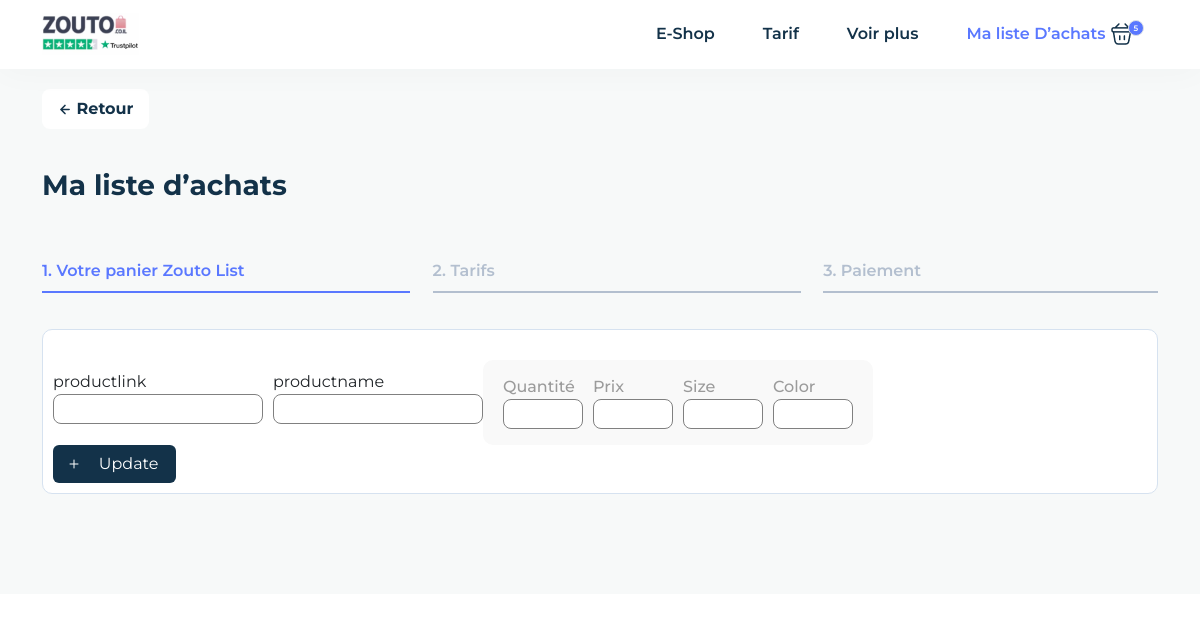
The page /edit.php?id=5 on the database as committed earlier.
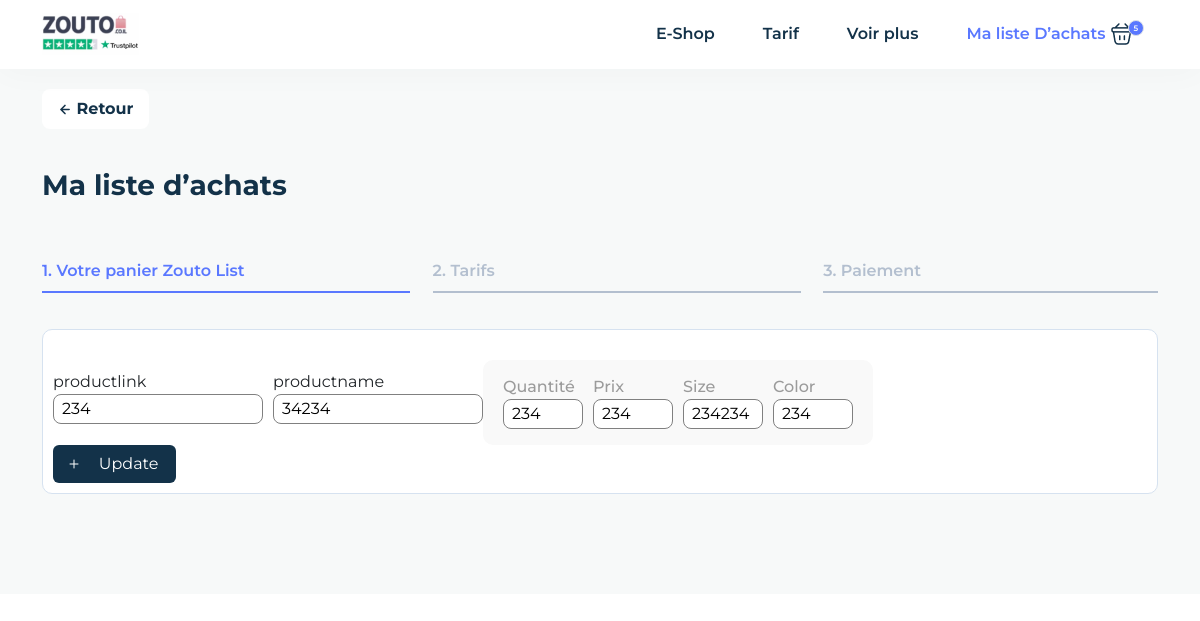
The same page on the database as committed later.
### tables this page shows
CREATE TABLE products ( imageName TEXT, location TEXT, productname STRING, productlink TEXT, quantite NUMBER, price FLOAT, size STRING, color STRING );

### edit.php (the view, shortened to what this page needs)
<?php
	include 'dbconfig.php';
	$sql = "SELECT rowid, * FROM products WHERE rowid = '".$_GET['id']."'";
	$query = $db->query($sql);
	$row = $query->fetchArray();
?>
<!DOCTYPE html>
<html lang="en">
<head>
    <link href="https://cdn.jsdelivr.net/npm/bootstrap@5.2.1/dist/css/bootstrap.min.css" rel="stylesheet">
    <link rel="stylesheet" href="https://cdnjs.cloudflare.com/ajax/libs/font-awesome/5.15.1/css/all.min.css" />
    <link rel="stylesheet" href="https://cdnjs.cloudflare.com/ajax/libs/font-awesome/5.15.1/css/fontawesome.min.css" />
    <link href="style.css" type="text/css" rel="stylesheet">
</head>
<body>
<nav class="navbar navbar-expand-lg">
    <div class="container">
        <a class="navbar-brand" href="#"><img src="images/logo.png" alt=""></a>
        <div class="collapse navbar-collapse" id="navbarSupportedContent">
            <ul class="navbar-nav mb-2 mb-lg-0">
                <li class="nav-item mx-3">
                    <a class="nav-link" href="#">E-Shop</a>
                </li>
                <li class="nav-item mx-3">
                    <a class="nav-link" href="#">Tarif</a>
                </li>
                <li class="nav-item mx-3">
                    <a class="nav-link" href="">Voir plus</a>
                </li>
                <li class="nav-item mx-3">
                    <a class="nav-link nav-link-2" href="">Ma liste D’achats
                        <img src="images/bag.png" class="basket position-relative" alt="">
                        <span class="circle position-absolute start-25 border rounded-circle">
                          <span class="num">5</span>
                        </span>
                    </a>
                </li>
            </ul>
        </div>
    </div>
</nav>
<main class="main">
    <div class="container">
        <div class="retour">
            <a href=""><img src="images/arrow-left.png" alt="">&nbsp;Retour</a>
        </div>
        <h3 class="heading">Ma liste d’achats</h3>
        <div class="steps-div">
            <div class="active">
                <p>1. Votre panier Zouto List</p>
            </div>
            <div class="two">
                <p>2. Tarifs</p>
            </div>
            <div class="two">
                <p>3. Paiement</p>
            </div>
        </div>
        <div class="row" onclick="detectevent()" >
               <form method="POST" >
                    <div class="box">
                        <div class="description " >
                            <div class="d-1" style="margin-top:20px;">
                                <div style="margin-top:10px;">
                                    <label for="productlink">productlink</label>
                                   <input type="text" id="productlink" name="productlink" value="<?php echo $row['productlink']; ?>" style="border:1px solid gray;  border-radius: 8px; padding:2px 8px; ">
                                </div>
                            <div class="d-1">
                                <div style="margin-left:10px; margin-top:10px; " >
                                    <label for="productname">productname</label><br>
                                 <input type="text" id="productname" name="productname" value="<?php echo $row['productname']; ?>" style="border:1px solid gray;  border-radius: 8px; padding:2px 8px; " >
                             </div>
                            <div class="points">
                                <div >
                                    <p class="pp-1">Quantité <br><input type="number" name="quantite" value="<?php echo $row['quantite']; ?>" style="border:1px solid gray; width: 80px; border-radius: 8px; padding:2px 8px;"></p>
                                </div>
                                <div style="margin-left:10px;">
                                    <p class="pp-1">Prix <br> <input type="number" name="price" value="<?php echo $row['price']; ?>" style="border:1px solid gray; width: 80px; border-radius: 8px; padding:2px 8px;"></p>
                                </div>
                                <div style="margin-left:10px;">
                                    <p class="pp-1">Size <br><input type="text" name="size" value="<?php echo $row['size']; ?>" style="border:1px solid gray; width: 80px; border-radius: 8px; padding:2px 8px;"></p>
                                </div>
                                <div style="margin-left:10px;">
                                    <p class="pp-1">Color <br> <input type="text" name="color" value="<?php echo $row['color']; ?>" style="border:1px solid gray; width: 80px; border-radius: 8px; padding:2px 8px;"></p>
                                </div>
                            </div>
                        </div>
                    </div>
                    <div>
                        <div style="display: flex; align-items: center;">
                            <button type="button" class="btn add-btn addBox" ><img src="images/add.png" alt="">&nbsp;&nbsp;&nbsp;<input type="submit" name="save" value=" Update " style="outline: none; border: none; background: transparent; color: white;"></button>&nbsp;
                        </div>
                    </div>
                </form>
        </div>
</main>
    </body>
  </html>

### style.css (style rules this page uses)
* { margin: 0; padding: 0; box-sizing: border-box; font-family: 'Montserrat', sans-serif; }
html body { max-width: 100%; overflow-x: hidden; }
.navbar { background-color: white; box-shadow: 0 2px 34px rgba(19, 50, 73, 0.03); position: sticky; top: 0; z-index: 999; }
.navbar-nav { margin-left: auto; }
.nav-link { color: #133249; font-weight: 600; }
.nav-link-2 { color: #5A78FF; font-weight: 600; }
.circle { width: 16px; height: 16px; background-color: #5A78FF; margin-left: -6px; top: 20px; }
.num { font-size: 8px; position: relative; top: -7px; left: 4.5px; color: #F7F9F9; }
.basket { position: relative; top: -1px; }
.main { background-color: #F7F9F9; padding-top: 20px; padding-bottom: 100px; }
.retour { background-color: white; display: inline-block; padding-block: 8px; padding-inline: 16px; border-radius: 8px; font-weight: 700; }
.retour a { text-decoration: none; color: #133249; }
.heading { color: #133249; font-weight: 700; padding-block: 40px; }
.steps-div { display: grid; grid-template-columns: 33% 33% 30%; justify-content: space-between; }
.active , .two { line-height: 40px; }
.active p { color: #5A78FF; border-bottom: 2px solid #5A78FF; font-weight: 600; }
.two p { color: #B3BFCF; border-bottom: 2px solid #B3BFCF; font-weight: 600; }
.add-btn { background-color: #133249; color: white; }
.box { background: #FFFFFF; border: 1px solid #D6E2F0; border-radius: 10px; display: grid; grid-template-columns: 20% 80%; padding: 10px; margin-top: 20px; }
.d-1 { display: flex; justify-content: space-between; }
.points { background: #F9F9F9; border-radius: 10px; padding-inline: 20px; padding-top: 15px; display: flex; justify-content: space-between; }
.pp-1 { color: #9B9B9B; font-weight: 500; }

Rows that differ between the two databases and show on the page:
added products: productlink "234", productname "34234", quantite "234", price "234", size "234234", color "234"
